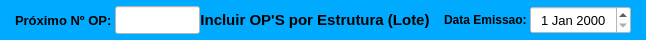
     <widget class="QWidget" name="widget_cabecalho" native="true">
      <property name="minimumSize">
       <size>
        <width>0</width>
        <height>40</height>
       </size>
      </property>
      <property name="maximumSize">
       <size>
        <width>16777215</width>
        <height>40</height>
       </size>
      </property>
      <property name="styleSheet">
       <string notr="true">background-color: rgb(0, 170, 255);</string>
      </property>
      <layout class="QHBoxLayout" name="horizontalLayout">
       <property name="spacing">
        <number>0</number>
       </property>
       <property name="leftMargin">
        <number>15</number>
       </property>
       <property name="topMargin">
        <number>6</number>
       </property>
       <property name="rightMargin">
        <number>15</number>
       </property>
       <property name="bottomMargin">
        <number>6</number>
       </property>
       <item>
        <widget class="QLabel" name="label_9">
         <property name="sizePolicy">
          <sizepolicy hsizetype="Fixed" vsizetype="Preferred">
           <horstretch>0</horstretch>
           <verstretch>0</verstretch>
          </sizepolicy>
         </property>
         <property name="minimumSize">
          <size>
           <width>100</width>
           <height>0</height>
          </size>
         </property>
         <property name="maximumSize">
          <size>
           <width>100</width>
           <height>16777215</height>
          </size>
         </property>
         <property name="font">
          <font>
           <pointsize>10</pointsize>
           <weight>75</weight>
           <bold>true</bold>
          </font>
         </property>
         <property name="text">
          <string>Próximo Nº OP:</string>
         </property>
         <property name="alignment">
          <set>Qt::AlignLeading|Qt::AlignLeft|Qt::AlignVCenter</set>
         </property>
        </widget>
       </item>
       <item>
        <widget class="QLineEdit" name="line_NumOP">
         <property name="sizePolicy">
          <sizepolicy hsizetype="Fixed" vsizetype="Preferred">
           <horstretch>0</horstretch>
           <verstretch>0</verstretch>
          </sizepolicy>
         </property>
         <property name="minimumSize">
          <size>
           <width>85</width>
           <height>0</height>
          </size>
         </property>
         <property name="maximumSize">
          <size>
           <width>85</width>
           <height>16777215</height>
          </size>
         </property>
         <property name="font">
          <font>
           <pointsize>11</pointsize>
          </font>
         </property>
         <property name="styleSheet">
          <string notr="true">background-color: rgb(255, 255, 255);</string>
         </property>
         <property name="alignment">
          <set>Qt::AlignCenter</set>
         </property>
        </widget>
       </item>
       <item>
        <widget class="QLabel" name="label_13">
         <property name="sizePolicy">
          <sizepolicy hsizetype="Minimum" vsizetype="Preferred">
           <horstretch>0</horstretch>
           <verstretch>0</verstretch>
          </sizepolicy>
         </property>
         <property name="minimumSize">
          <size>
           <width>0</width>
           <height>0</height>
          </size>
         </property>
         <property name="font">
          <font>
           <pointsize>11</pointsize>
           <weight>75</weight>
           <bold>true</bold>
          </font>
         </property>
         <property name="text">
          <string>Incluir OP'S por Estrutura (Lote)</string>
         </property>
         <property name="alignment">
          <set>Qt::AlignCenter</set>
         </property>
        </widget>
       </item>
       <item>
        <widget class="QLabel" name="label_11">
         <property name="sizePolicy">
          <sizepolicy hsizetype="Minimum" vsizetype="Preferred">
           <horstretch>0</horstretch>
           <verstretch>0</verstretch>
          </sizepolicy>
         </property>
         <property name="minimumSize">
          <size>
           <width>100</width>
           <height>0</height>
          </size>
         </property>
         <property name="maximumSize">
          <size>
           <width>100</width>
           <height>16777215</height>
          </size>
         </property>
         <property name="font">
          <font>
           <pointsize>9</pointsize>
           <weight>75</weight>
           <bold>true</bold>
          </font>
         </property>
         <property name="text">
          <string>Data Emissao: </string>
         </property>
         <property name="alignment">
          <set>Qt::AlignRight|Qt::AlignTrailing|Qt::AlignVCenter</set>
         </property>
        </widget>
       </item>
       <item>
        <widget class="QDateEdit" name="date_Emissao">
         <property name="sizePolicy">
          <sizepolicy hsizetype="Minimum" vsizetype="Preferred">
           <horstretch>0</horstretch>
           <verstretch>0</verstretch>
          </sizepolicy>
         </property>
         <property name="minimumSize">
          <size>
           <width>101</width>
           <height>0</height>
          </size>
         </property>
         <property name="maximumSize">
          <size>
           <width>101</width>
           <height>16777215</height>
          </size>
         </property>
         <property name="font">
          <font>
           <pointsize>10</pointsize>
          </font>
         </property>
         <property name="styleSheet">
          <string notr="true">background-color: rgb(255, 255, 255);</string>
         </property>
         <property name="alignment">
          <set>Qt::AlignCenter</set>
         </property>
        </widget>
       </item>
      </layout>
     </widget>
